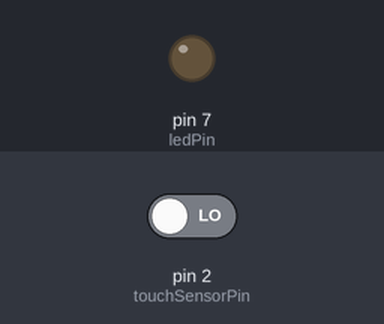
A sketch run on a simulated Arduino Uno, built with avr-gcc and run on an emulated ATmega328P. On the bench: output pins drawn as LEDs (lit = HIGH). Inputs (shaded band) come from the test bench; at power-on: pin 2 (touchSensorPin) LOW.

Above: at 1.2 s.
1.3 s: pin 2 (touchSensorPin) driven HIGH
At 2.1 s:
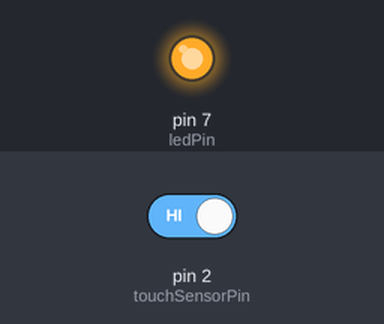
2.8 s: pin 2 (touchSensorPin) driven LOW
At 3.2 s:
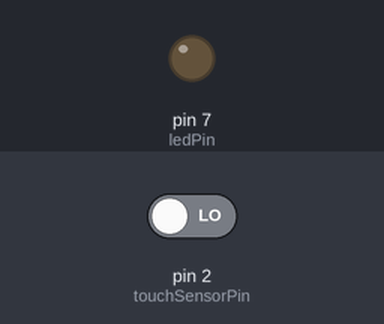
Timing chart, 0 to 5.8 s (numbered marks = the images above; inputs shaded):
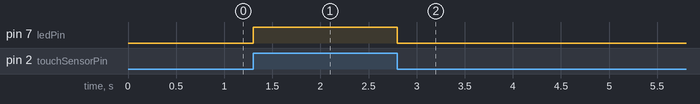

The sketch:

Touch_Sensor.ino
```cpp
// Pin definitions
const int touchSensorPin = 2; // Touch sensor connected to pin D2
const int ledPin = 7;         // LED connected to pin D7

void setup() {
  // Set pin modes
  pinMode(touchSensorPin, INPUT);
  pinMode(ledPin, OUTPUT);
}

void loop() {
  // Read the touch sensor state
  int sensorState = digitalRead(touchSensorPin);

  // If the touch sensor is HIGH, turn on the LED
  if (sensorState == HIGH) {
    digitalWrite(ledPin, HIGH); // Turn on LED
  } else {
    digitalWrite(ledPin, LOW);  // Turn off LED
  }
}
```

Measured:
- after the input at 1.3 s, pin 7 (ledPin): LOW → HIGH at once
- after the input at 2.8 s, pin 7 (ledPin): HIGH → LOW at once
